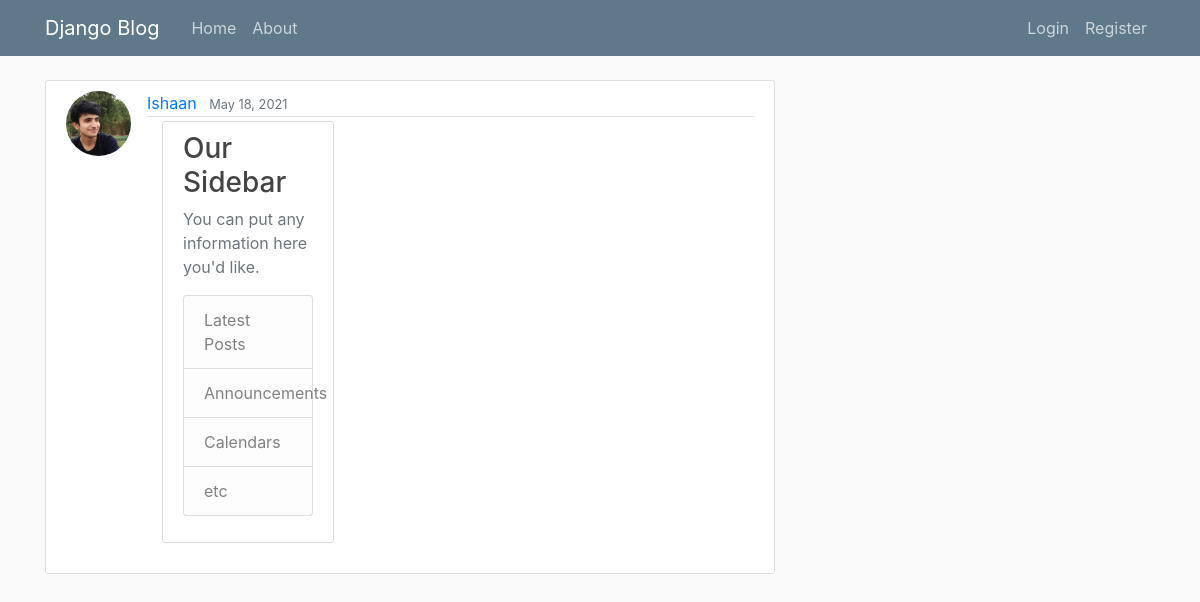
The app's page /blog/post/2/ with its own data.
### blog/models.py (models this page shows, shortened)
class Post(models.Model):
    title = models.CharField(max_length=100)
    content = models.TextField()
    date_posted = models.DateTimeField(default=timezone.now)
    author = models.ForeignKey(User, on_delete=models.CASCADE)

### users/models.py (models this page shows, shortened)
class Profile(models.Model):
    user = models.OneToOneField(User, on_delete=models.CASCADE)
    image = models.ImageField(default='default.jpg', upload_to='profile_pics')

### blog/views.py (the view)
# urls.py: path('post/<int:pk>/', PostDetailView.as_view() , name='post-detail'),
class PostDetailView(DetailView):
    model = Post

### blog/templates/blog/post_detail.html (shortened to what this page needs)
{% extends "blog/base.html" %}
{% block content %}
        <article class="media content-section">
          <img class="rounded-circle article-img" src="{{ post.author.profile.image.url }}">
          <div class="media-body">
            <div class="article-metadata">
              <a class="mr-2" href="#">{{ object.author }}</a>
              <small class="text-muted">{{ object.date_posted|date:"F d, Y" }}</small>
{% endblock content %}

### blog/static/blog/main.css (style rules this page uses)
body { background: #fafafa; color: #333333; margin-top: 5rem; }
.content-section { background: #ffffff; padding: 10px 20px; border: 1px solid #dddddd; border-radius: 3px; margin-bottom: 20px; }
.article-img { height: 65px; width: 65px; margin-right: 16px; }
.article-metadata { padding-bottom: 1px; margin-bottom: 4px; border-bottom: 1px solid #e3e3e3 }

### records on screen
Post: author.profile.image (picture), author "Ishaan", date_posted "May 18, 2021"
